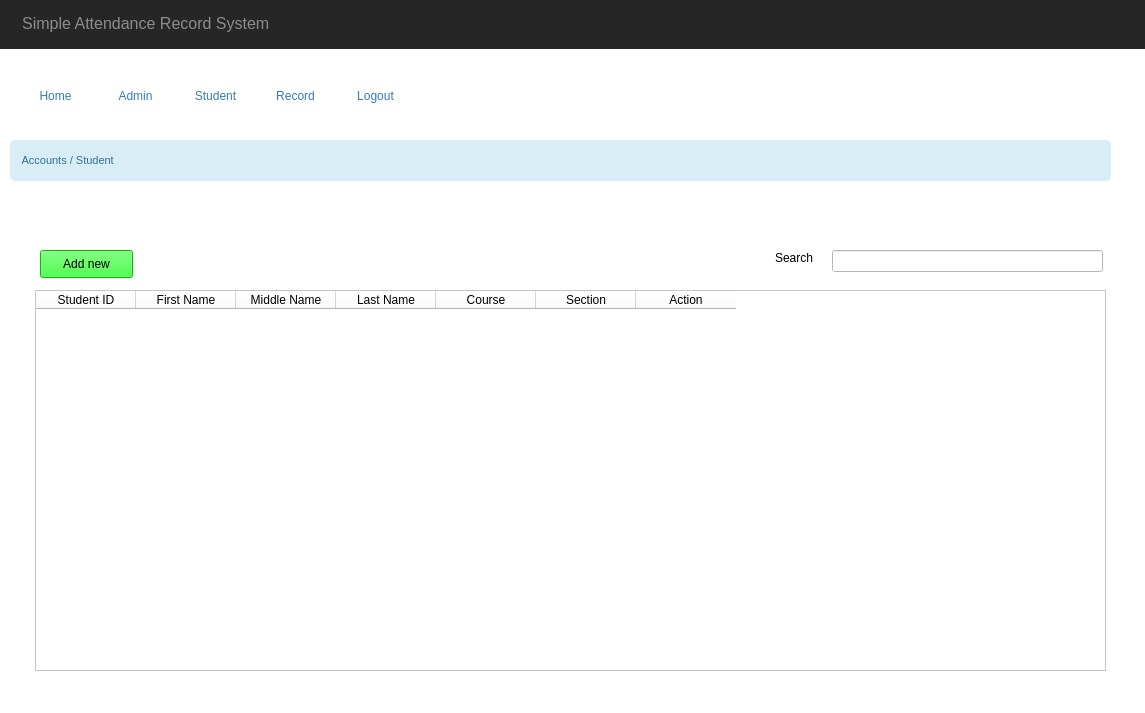
<?xml version="1.0" encoding="UTF-8"?>
<ui version="4.0">
 <class>MainWindow</class>
 <widget class="QMainWindow" name="MainWindow">
  <property name="geometry">
   <rect>
    <x>0</x>
    <y>0</y>
    <width>1145</width>
    <height>713</height>
   </rect>
  </property>
  <property name="windowTitle">
   <string>MainWindow</string>
  </property>
  <property name="styleSheet">
   <string notr="true">background-color:#fff;</string>
  </property>
  <widget class="QWidget" name="centralwidget">
   <widget class="QLabel" name="label">
    <property name="geometry">
     <rect>
      <x>0</x>
      <y>-2</y>
      <width>1151</width>
      <height>51</height>
     </rect>
    </property>
    <property name="sizePolicy">
     <sizepolicy hsizetype="Preferred" vsizetype="Fixed">
      <horstretch>0</horstretch>
      <verstretch>0</verstretch>
     </sizepolicy>
    </property>
    <property name="font">
     <font>
      <pointsize>12</pointsize>
     </font>
    </property>
    <property name="styleSheet">
     <string notr="true">background-color: #272626;

color: #8c8c8c;</string>
    </property>
    <property name="text">
     <string>     Simple Attendance Record System</string>
    </property>
    <property name="margin">
     <number>15</number>
    </property>
   </widget>
   <widget class="QStackedWidget" name="mainWidget">
    <property name="geometry">
     <rect>
      <x>-40</x>
      <y>70</y>
      <width>1171</width>
      <height>651</height>
     </rect>
    </property>
    <property name="currentIndex">
     <number>2</number>
    </property>
    <widget class="QWidget" name="StudentLoginPage">
     <layout class="QVBoxLayout" name="verticalLayout_2">
      <item>
       <widget class="QWidget" name="widget" native="true">
        <property name="styleSheet">
         <string notr="true">background-color:#fff;</string>
        </property>
        <widget class="QWidget" name="widget_3" native="true">
         <property name="geometry">
          <rect>
           <x>180</x>
           <y>80</y>
           <width>841</width>
           <height>361</height>
          </rect>
         </property>
         <property name="styleSheet">
          <string notr="true">background-color:#f5f5f5;
box-shadow: 5px 10px #888888;
border-color:yellow;</string>
         </property>
         <widget class="QLabel" name="label_5">
          <property name="geometry">
           <rect>
            <x>20</x>
            <y>0</y>
            <width>261</width>
            <height>71</height>
           </rect>
          </property>
          <property name="font">
           <font>
            <pointsize>22</pointsize>
           </font>
          </property>
          <property name="styleSheet">
           <string notr="true">color:#31708f;</string>
          </property>
          <property name="text">
           <string>Attendance Login</string>
          </property>
         </widget>
         <widget class="QLabel" name="label_6">
          <property name="geometry">
           <rect>
            <x>20</x>
            <y>150</y>
            <width>71</width>
            <height>21</height>
           </rect>
          </property>
          <property name="font">
           <font>
            <weight>75</weight>
            <bold>true</bold>
           </font>
          </property>
          <property name="styleSheet">
           <string notr="true">color:#31708f;</string>
          </property>
          <property name="text">
           <string>Student No.:</string>
          </property>
         </widget>
         <widget class="QLineEdit" name="studNo">
          <property name="geometry">
           <rect>
            <x>20</x>
            <y>180</y>
            <width>801</width>
            <height>31</height>
           </rect>
          </property>
          <property name="styleSheet">
           <string notr="true"/>
          </property>
          <property name="inputMethodHints">
           <set>Qt::ImhDigitsOnly</set>
          </property>
         </widget>
         <widget class="QLabel" name="studentValid">
          <property name="geometry">
           <rect>
            <x>20</x>
            <y>230</y>
            <width>801</width>
            <height>51</height>
           </rect>
          </property>
          <property name="font">
           <font>
            <pointsize>16</pointsize>
           </font>
          </property>
          <property name="styleSheet">
           <string notr="true">color: #a94442;</string>
          </property>
          <property name="text">
           <string/>
          </property>
          <property name="alignment">
           <set>Qt::AlignCenter</set>
          </property>
         </widget>
         <widget class="QPushButton" name="studentLoginButton">
          <property name="geometry">
           <rect>
            <x>20</x>
            <y>310</y>
            <width>801</width>
            <height>31</height>
           </rect>
          </property>
          <property name="font">
           <font>
            <pointsize>12</pointsize>
           </font>
          </property>
          <property name="styleSheet">
           <string notr="true">background-color:#337ab7;
color:white;
border-radius:5px;</string>
          </property>
          <property name="text">
           <string>Login</string>
          </property>
         </widget>
         <widget class="QLabel" name="beenLogin">
          <property name="geometry">
           <rect>
            <x>20</x>
            <y>60</y>
            <width>291</width>
            <height>41</height>
           </rect>
          </property>
          <property name="font">
           <font>
            <pointsize>18</pointsize>
           </font>
          </property>
          <property name="styleSheet">
           <string notr="true">color:#8a6d3b;</string>
          </property>
          <property name="text">
           <string/>
          </property>
         </widget>
         <widget class="QLabel" name="nameTime">
          <property name="geometry">
           <rect>
            <x>20</x>
            <y>100</y>
            <width>801</width>
            <height>31</height>
           </rect>
          </property>
          <property name="font">
           <font>
            <pointsize>14</pointsize>
           </font>
          </property>
          <property name="text">
           <string/>
          </property>
         </widget>
        </widget>
        <widget class="QWidget" name="widget_5" native="true">
         <property name="geometry">
          <rect>
           <x>30</x>
           <y>560</y>
           <width>1151</width>
           <height>61</height>
          </rect>
         </property>
         <property name="styleSheet">
          <string notr="true">background-color:#fcf8e3;</string>
         </property>
         <widget class="QPushButton" name="adminLoginButton">
          <property name="geometry">
           <rect>
            <x>1040</x>
            <y>20</y>
            <width>75</width>
            <height>23</height>
           </rect>
          </property>
          <property name="styleSheet">
           <string notr="true">QPushButton{
color: rgb(45, 158, 236);

}

QPushButton:pressed {
    border-style: inset;
    background:#0000ffff;
    }</string>
          </property>
          <property name="text">
           <string>Login Admin</string>
          </property>
          <property name="flat">
           <bool>true</bool>
          </property>
         </widget>
        </widget>
       </widget>
      </item>
     </layout>
    </widget>
    <widget class="QWidget" name="AdminLoginPage">
     <widget class="QWidget" name="widget_2" native="true">
      <property name="geometry">
       <rect>
        <x>10</x>
        <y>570</y>
        <width>1151</width>
        <height>61</height>
       </rect>
      </property>
      <property name="styleSheet">
       <string notr="true">background-color:#fcf8e3;</string>
      </property>
      <widget class="QPushButton" name="studentLogin">
       <property name="geometry">
        <rect>
         <x>1070</x>
         <y>20</y>
         <width>75</width>
         <height>20</height>
        </rect>
       </property>
       <property name="styleSheet">
        <string notr="true">QPushButton{
color: rgb(45, 158, 236);

}

QPushButton:pressed {
    border-style: inset;
    background:#0000ffff;
    }</string>
       </property>
       <property name="text">
        <string>Login Student</string>
       </property>
       <property name="flat">
        <bool>true</bool>
       </property>
      </widget>
     </widget>
     <widget class="QWidget" name="widget_6" native="true">
      <property name="geometry">
       <rect>
        <x>400</x>
        <y>50</y>
        <width>371</width>
        <height>361</height>
       </rect>
      </property>
      <property name="styleSheet">
       <string notr="true">background-color:#f5f5f5;
box-shadow: 5px 10px #888888;
border-color:yellow;</string>
      </property>
      <widget class="QLabel" name="label_8">
       <property name="geometry">
        <rect>
         <x>0</x>
         <y>0</y>
         <width>371</width>
         <height>71</height>
        </rect>
       </property>
       <property name="font">
        <font>
         <pointsize>16</pointsize>
        </font>
       </property>
       <property name="styleSheet">
        <string notr="true">background-color:#337ab7;
color:white;</string>
       </property>
       <property name="text">
        <string>   Admin Login</string>
       </property>
       <property name="margin">
        <number>0</number>
       </property>
      </widget>
      <widget class="QLabel" name="label_9">
       <property name="geometry">
        <rect>
         <x>20</x>
         <y>90</y>
         <width>91</width>
         <height>16</height>
        </rect>
       </property>
       <property name="font">
        <font>
         <pointsize>10</pointsize>
         <weight>75</weight>
         <bold>true</bold>
        </font>
       </property>
       <property name="text">
        <string>Username:</string>
       </property>
      </widget>
      <widget class="QLineEdit" name="usernameln">
       <property name="geometry">
        <rect>
         <x>20</x>
         <y>120</y>
         <width>331</width>
         <height>41</height>
        </rect>
       </property>
       <property name="styleSheet">
        <string notr="true"/>
       </property>
      </widget>
      <widget class="QLabel" name="label_10">
       <property name="geometry">
        <rect>
         <x>20</x>
         <y>180</y>
         <width>71</width>
         <height>21</height>
        </rect>
       </property>
       <property name="font">
        <font>
         <pointsize>10</pointsize>
         <weight>75</weight>
         <bold>true</bold>
        </font>
       </property>
       <property name="text">
        <string>Password:</string>
       </property>
      </widget>
      <widget class="QLineEdit" name="passwordln">
       <property name="geometry">
        <rect>
         <x>20</x>
         <y>210</y>
         <width>331</width>
         <height>41</height>
        </rect>
       </property>
       <property name="echoMode">
        <enum>QLineEdit::Password</enum>
       </property>
      </widget>
      <widget class="QLabel" name="adminValid">
       <property name="geometry">
        <rect>
         <x>40</x>
         <y>260</y>
         <width>291</width>
         <height>31</height>
        </rect>
       </property>
       <property name="font">
        <font>
         <pointsize>10</pointsize>
         <weight>75</weight>
         <bold>true</bold>
        </font>
       </property>
       <property name="styleSheet">
        <string notr="true">color: #a94442;</string>
       </property>
       <property name="text">
        <string/>
       </property>
       <property name="alignment">
        <set>Qt::AlignCenter</set>
       </property>
      </widget>
      <widget class="QPushButton" name="mainLogin">
       <property name="geometry">
        <rect>
         <x>20</x>
         <y>300</y>
         <width>331</width>
         <height>41</height>
        </rect>
       </property>
       <property name="font">
        <font>
         <pointsize>12</pointsize>
        </font>
       </property>
       <property name="styleSheet">
        <string notr="true">background-color:#337ab7;
color:white;</string>
       </property>
       <property name="text">
        <string>Login</string>
       </property>
      </widget>
     </widget>
    </widget>
    <widget class="QWidget" name="mainPage">
     <widget class="QPushButton" name="homeButton">
      <property name="geometry">
       <rect>
        <x>60</x>
        <y>10</y>
        <width>71</width>
        <height>31</height>
       </rect>
      </property>
      <property name="styleSheet">
       <string notr="true">QPushButton {
border-radius:5px;
color: #337ab7;
}

QPushButton:pressed {
border-radius:5px;
   color: #fff;
    background-color: #337ab7;
    }
</string>
      </property>
      <property name="text">
       <string>Home</string>
      </property>
      <property name="flat">
       <bool>true</bool>
      </property>
     </widget>
     <widget class="QPushButton" name="recordButton">
      <property name="geometry">
       <rect>
        <x>300</x>
        <y>10</y>
        <width>71</width>
        <height>31</height>
       </rect>
      </property>
      <property name="styleSheet">
       <string notr="true">QPushButton {
border-radius:5px;
color: #337ab7;
}

QPushButton:pressed {
border-radius:5px;
   color: #fff;
    background-color: #337ab7;
    }</string>
      </property>
      <property name="text">
       <string>Record</string>
      </property>
      <property name="flat">
       <bool>true</bool>
      </property>
     </widget>
     <widget class="QStackedWidget" name="stackedWidget_2">
      <property name="geometry">
       <rect>
        <x>50</x>
        <y>70</y>
        <width>1111</width>
        <height>551</height>
       </rect>
      </property>
      <property name="styleSheet">
       <string notr="true"/>
      </property>
      <property name="currentIndex">
       <number>2</number>
      </property>
      <widget class="QWidget" name="homePage">
       <widget class="QLabel" name="label_15">
        <property name="geometry">
         <rect>
          <x>0</x>
          <y>0</y>
          <width>1101</width>
          <height>41</height>
         </rect>
        </property>
        <property name="font">
         <font>
          <pointsize>8</pointsize>
         </font>
        </property>
        <property name="styleSheet">
         <string notr="true">color: #31708f;
background-color: #d9edf7;
border-color: #bce8f1;
border-radius:5px;</string>
        </property>
        <property name="text">
         <string>    Home</string>
        </property>
        <property name="margin">
         <number>0</number>
        </property>
       </widget>
       <widget class="QWidget" name="widget_4" native="true">
        <property name="geometry">
         <rect>
          <x>0</x>
          <y>50</y>
          <width>531</width>
          <height>371</height>
         </rect>
        </property>
        <property name="styleSheet">
         <string notr="true">background-color:#f5f5f5;
border-radius:5px;</string>
        </property>
        <widget class="QLabel" name="label_12">
         <property name="geometry">
          <rect>
           <x>20</x>
           <y>20</y>
           <width>491</width>
           <height>331</height>
          </rect>
         </property>
         <property name="styleSheet">
          <string notr="true">background-color:#f5f5f5;</string>
         </property>
         <property name="text">
          <string/>
         </property>
         <property name="pixmap">
          <pixmap>images/class-attendance.jpg</pixmap>
         </property>
        </widget>
       </widget>
      </widget>
      <widget class="QWidget" name="adminPage">
       <widget class="QLabel" name="label_16">
        <property name="geometry">
         <rect>
          <x>0</x>
          <y>0</y>
          <width>1101</width>
          <height>41</height>
         </rect>
        </property>
        <property name="font">
         <font>
          <pointsize>8</pointsize>
         </font>
        </property>
        <property name="styleSheet">
         <string notr="true">color: #31708f;
background-color: #d9edf7;
border-color: #bce8f1;
border-radius:5px;</string>
        </property>
        <property name="text">
         <string>    Accounts / Admin</string>
        </property>
        <property name="margin">
         <number>0</number>
        </property>
       </widget>
       <widget class="QPushButton" name="addNewAdminBtn">
        <property name="geometry">
         <rect>
          <x>30</x>
          <y>110</y>
          <width>93</width>
          <height>28</height>
         </rect>
        </property>
        <property name="palette">
         <palette>
          <active>
           <colorrole role="Button">
            <brush brushstyle="SolidPattern">
             <color alpha="255">
              <red>11</red>
              <green>255</green>
              <blue>11</blue>
             </color>
            </brush>
           </colorrole>
           <colorrole role="Base">
            <brush brushstyle="SolidPattern">
             <color alpha="255">
              <red>11</red>
              <green>255</green>
              <blue>11</blue>
             </color>
            </brush>
           </colorrole>
           <colorrole role="Window">
            <brush brushstyle="SolidPattern">
             <color alpha="255">
              <red>11</red>
              <green>255</green>
              <blue>11</blue>
             </color>
            </brush>
           </colorrole>
          </active>
          <inactive>
           <colorrole role="Button">
            <brush brushstyle="SolidPattern">
             <color alpha="255">
              <red>11</red>
              <green>255</green>
              <blue>11</blue>
             </color>
            </brush>
           </colorrole>
           <colorrole role="Base">
            <brush brushstyle="SolidPattern">
             <color alpha="255">
              <red>11</red>
              <green>255</green>
              <blue>11</blue>
             </color>
            </brush>
           </colorrole>
           <colorrole role="Window">
            <brush brushstyle="SolidPattern">
             <color alpha="255">
              <red>11</red>
              <green>255</green>
              <blue>11</blue>
             </color>
            </brush>
           </colorrole>
          </inactive>
          <disabled>
           <colorrole role="Button">
            <brush brushstyle="SolidPattern">
             <color alpha="255">
              <red>11</red>
              <green>255</green>
              <blue>11</blue>
             </color>
            </brush>
           </colorrole>
           <colorrole role="Base">
            <brush brushstyle="SolidPattern">
             <color alpha="255">
              <red>11</red>
              <green>255</green>
              <blue>11</blue>
             </color>
            </brush>
           </colorrole>
           <colorrole role="Window">
            <brush brushstyle="SolidPattern">
             <color alpha="255">
              <red>11</red>
              <green>255</green>
              <blue>11</blue>
             </color>
            </brush>
           </colorrole>
          </disabled>
         </palette>
        </property>
        <property name="autoFillBackground">
         <bool>false</bool>
        </property>
        <property name="styleSheet">
         <string notr="true">background-color: #0bff0b
</string>
        </property>
        <property name="text">
         <string>Add new</string>
        </property>
       </widget>
       <widget class="QTableWidget" name="adminTable">
        <property name="geometry">
         <rect>
          <x>25</x>
          <y>150</y>
          <width>1071</width>
          <height>381</height>
         </rect>
        </property>
        <column>
         <property name="text">
          <string>Username</string>
         </property>
        </column>
        <column>
         <property name="text">
          <string>Password</string>
         </property>
        </column>
        <column>
         <property name="text">
          <string>First Name</string>
         </property>
        </column>
        <column>
         <property name="text">
          <string>Middle Name</string>
         </property>
        </column>
        <column>
         <property name="text">
          <string>Last Name</string>
         </property>
        </column>
        <column>
         <property name="text">
          <string>Action</string>
         </property>
        </column>
       </widget>
       <widget class="QLineEdit" name="adminSearchFld">
        <property name="geometry">
         <rect>
          <x>822</x>
          <y>110</y>
          <width>271</width>
          <height>22</height>
         </rect>
        </property>
       </widget>
       <widget class="QLabel" name="adminSearchLabel">
        <property name="geometry">
         <rect>
          <x>765</x>
          <y>110</y>
          <width>55</width>
          <height>16</height>
         </rect>
        </property>
        <property name="text">
         <string>Search</string>
        </property>
       </widget>
      </widget>
      <widget class="QWidget" name="studentPage">
       <widget class="QLabel" name="label_18">
        <property name="geometry">
         <rect>
          <x>0</x>
          <y>0</y>
          <width>1101</width>
          <height>41</height>
         </rect>
        </property>
        <property name="font">
         <font>
          <pointsize>8</pointsize>
         </font>
        </property>
        <property name="styleSheet">
         <string notr="true">color: #31708f;
background-color: #d9edf7;
border-color: #bce8f1;
border-radius:5px;</string>
        </property>
        <property name="text">
         <string>    Accounts / Student</string>
        </property>
        <property name="margin">
         <number>0</number>
        </property>
       </widget>
       <widget class="QPushButton" name="addNewStudentBtn">
        <property name="geometry">
         <rect>
          <x>30</x>
          <y>110</y>
          <width>93</width>
          <height>28</height>
         </rect>
        </property>
        <property name="styleSheet">
         <string notr="true">background-color: #0bff0b
</string>
        </property>
        <property name="text">
         <string>Add new</string>
        </property>
       </widget>
       <widget class="QTableWidget" name="studentTable">
        <property name="geometry">
         <rect>
          <x>25</x>
          <y>150</y>
          <width>1071</width>
          <height>381</height>
         </rect>
        </property>
        <column>
         <property name="text">
          <string>Student ID</string>
         </property>
        </column>
        <column>
         <property name="text">
          <string>First Name</string>
         </property>
        </column>
        <column>
         <property name="text">
          <string>Middle Name</string>
         </property>
        </column>
        <column>
         <property name="text">
          <string>Last Name</string>
         </property>
        </column>
        <column>
         <property name="text">
          <string>Course</string>
         </property>
        </column>
        <column>
         <property name="text">
          <string>Section</string>
         </property>
        </column>
        <column>
         <property name="text">
          <string>Action</string>
         </property>
        </column>
       </widget>
       <widget class="QLabel" name="studentSearchLabel">
        <property name="geometry">
         <rect>
          <x>765</x>
          <y>110</y>
          <width>55</width>
          <height>16</height>
         </rect>
        </property>
        <property name="text">
         <string>Search</string>
        </property>
       </widget>
       <widget class="QLineEdit" name="studentSearchFld">
        <property name="geometry">
         <rect>
          <x>822</x>
          <y>110</y>
          <width>271</width>
          <height>22</height>
         </rect>
        </property>
       </widget>
      </widget>
      <widget class="QWidget" name="recordPage">
       <widget class="QLabel" name="label_17">
        <property name="geometry">
         <rect>
          <x>0</x>
          <y>0</y>
          <width>1101</width>
          <height>41</height>
         </rect>
        </property>
        <property name="font">
         <font>
          <pointsize>8</pointsize>
         </font>
        </property>
        <property name="styleSheet">
         <string notr="true">color: #31708f;
background-color: #d9edf7;
border-color: #bce8f1;
border-radius:5px;</string>
        </property>
        <property name="text">
         <string>    Record</string>
        </property>
        <property name="margin">
         <number>0</number>
        </property>
       </widget>
       <widget class="QTableWidget" name="recordTable">
        <property name="geometry">
         <rect>
          <x>25</x>
          <y>150</y>
          <width>1071</width>
          <height>381</height>
         </rect>
        </property>
        <column>
         <property name="text">
          <string>Student ID</string>
         </property>
        </column>
        <column>
         <property name="text">
          <string>Student Name</string>
         </property>
        </column>
        <column>
         <property name="text">
          <string>Time</string>
         </property>
        </column>
        <column>
         <property name="text">
          <string>Date</string>
         </property>
        </column>
        <column>
         <property name="text">
          <string>Action</string>
         </property>
        </column>
       </widget>
       <widget class="QLabel" name="recordSearchLabel">
        <property name="geometry">
         <rect>
          <x>765</x>
          <y>110</y>
          <width>55</width>
          <height>16</height>
         </rect>
        </property>
        <property name="text">
         <string>Search</string>
        </property>
       </widget>
       <widget class="QLineEdit" name="recordSearchFld">
        <property name="geometry">
         <rect>
          <x>822</x>
          <y>110</y>
          <width>271</width>
          <height>22</height>
         </rect>
        </property>
       </widget>
      </widget>
     </widget>
     <widget class="QPushButton" name="logoutButton">
      <property name="geometry">
       <rect>
        <x>380</x>
        <y>10</y>
        <width>71</width>
        <height>31</height>
       </rect>
      </property>
      <property name="styleSheet">
       <string notr="true">QPushButton {
border-radius:5px;
color: #337ab7;
}

QPushButton:pressed {
border-radius:5px;
   color: #fff;
    background-color: #337ab7;
    }</string>
      </property>
      <property name="text">
       <string>Logout</string>
      </property>
      <property name="flat">
       <bool>true</bool>
      </property>
     </widget>
     <widget class="QPushButton" name="adminButton">
      <property name="geometry">
       <rect>
        <x>140</x>
        <y>10</y>
        <width>71</width>
        <height>31</height>
       </rect>
      </property>
      <property name="styleSheet">
       <string notr="true">QPushButton {
border-radius:5px;
color: #337ab7;
}

QPushButton:pressed {
border-radius:5px;
   color: #fff;
    background-color: #337ab7;
    }</string>
      </property>
      <property name="text">
       <string>Admin</string>
      </property>
      <property name="flat">
       <bool>true</bool>
      </property>
     </widget>
     <widget class="QPushButton" name="studentButton">
      <property name="geometry">
       <rect>
        <x>220</x>
        <y>10</y>
        <width>71</width>
        <height>31</height>
       </rect>
      </property>
      <property name="styleSheet">
       <string notr="true">QPushButton {
border-radius:5px;
color: #337ab7;
}

QPushButton:pressed {
border-radius:5px;
   color: #fff;
    background-color: #337ab7;
    }</string>
      </property>
      <property name="text">
       <string>Student</string>
      </property>
      <property name="flat">
       <bool>true</bool>
      </property>
     </widget>
    </widget>
   </widget>
  </widget>
  <widget class="QStatusBar" name="statusbar"/>
 </widget>
 <resources/>
 <connections/>
</ui>
